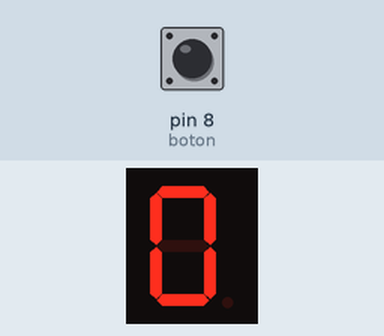
This sketch was run on a simulated Arduino Uno, built with avr-gcc and run on an emulated ATmega328P. Shown: 1-digit seven-segment display. Wiring (inferred from the names in the program): 1-digit 7-segment display, segments lit when HIGH: segments pin 2, pin 3, pin 4, pin 5, pin 6, pin 7, pin 9. Inputs (shaded band) come from the test bench; at power-on: pin 8 (boton) HIGH. The segment pins are drawn as the display they are named for.

Above: at 1.2 s.
1.3 s: pin 8 (boton) pulled LOW for 0.15 s
At 2.2 s:
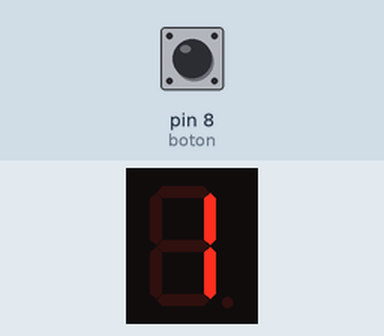
3.0 s: pin 8 (boton) pulled LOW for 1 s
At 5.2 s:
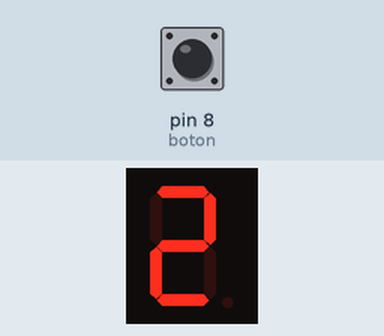
5.5 s: pin 8 (boton) pulled LOW for 0.15 s
At 6.6 s:
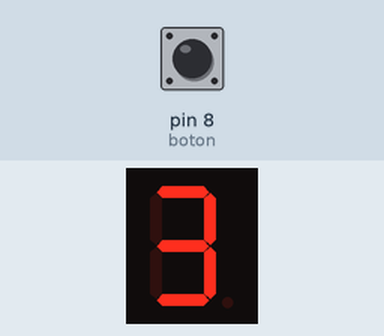
7.2 s: pin 8 (boton) pulled LOW for 1 s
At 8.5 s:
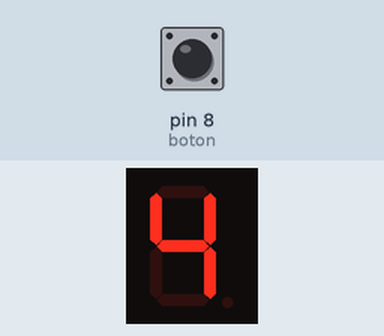
Timing chart, 0 to 10.2 s (numbered marks = the images above; inputs shaded):
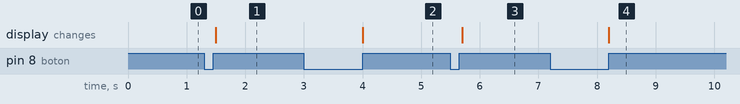

The sketch:

7segmentos.ino
```cpp
// Pines de los segmentos (cátodo común)
int segA = 2;
int segB = 3;
int segC = 4;
int segD = 5;
int segE = 6;
int segF = 7;
int segG = 9;

int boton = 8;
int contador = 0;

const int numEstados = 16; // 0–9 + A, E, I, O, U + apagado

// Tabla de segmentos (1=encendido, 0=apagado)
byte tabla[numEstados][7] = {
  {1,1,1,1,1,1,0}, // 0
  {0,1,1,0,0,0,0}, // 1
  {1,1,0,1,1,0,1}, // 2
  {1,1,1,1,0,0,1}, // 3
  {0,1,1,0,0,1,1}, // 4
  {1,0,1,1,0,1,1}, // 5
  {1,0,1,1,1,1,1}, // 6
  {1,1,1,0,0,0,0}, // 7
  {1,1,1,1,1,1,1}, // 8
  {1,1,1,1,0,1,1}, // 9
  {1,1,1,0,1,1,1}, // A
  {1,0,0,1,1,1,1}, // E
  {0,0,0,0,1,1,0}, // I
  {1,1,1,1,1,1,0}, // O
  {0,1,1,1,1,1,0}, // U
  {0,0,0,0,0,0,0}  // Apagado
};

void setup() {
  pinMode(segA, OUTPUT);
  pinMode(segB, OUTPUT);
  pinMode(segC, OUTPUT);
  pinMode(segD, OUTPUT);
  pinMode(segE, OUTPUT);
  pinMode(segF, OUTPUT);
  pinMode(segG, OUTPUT);
  pinMode(boton, INPUT_PULLUP);
}

void loop() {
  // Mostrar símbolo actual
  mostrar(contador);

  // Leer botón
  if (digitalRead(boton) == LOW) {
    delay(200); // antirrebote
    contador++;
    if (contador >= numEstados) {
      contador = 0; // volver al inicio después del apagado
    }
    while(digitalRead(boton) == LOW); // esperar que suelte el botón
  }
}

void mostrar(int n) {
  digitalWrite(segA, tabla[n][0]);
  digitalWrite(segB, tabla[n][1]);
  digitalWrite(segC, tabla[n][2]);
  digitalWrite(segD, tabla[n][3]);
  digitalWrite(segE, tabla[n][4]);
  digitalWrite(segF, tabla[n][5]);
  digitalWrite(segG, tabla[n][6]);
}
```

Measured:
- after the input at 1.3 s, the display: changes after 0.20 s (image 1)
- after the input at 3.0 s, the display: changes after 1.0 s (image 2)
- after the input at 5.5 s, the display: changes after 0.20 s (image 3)
- after the input at 7.2 s, the display: changes after 1.0 s (image 4)
